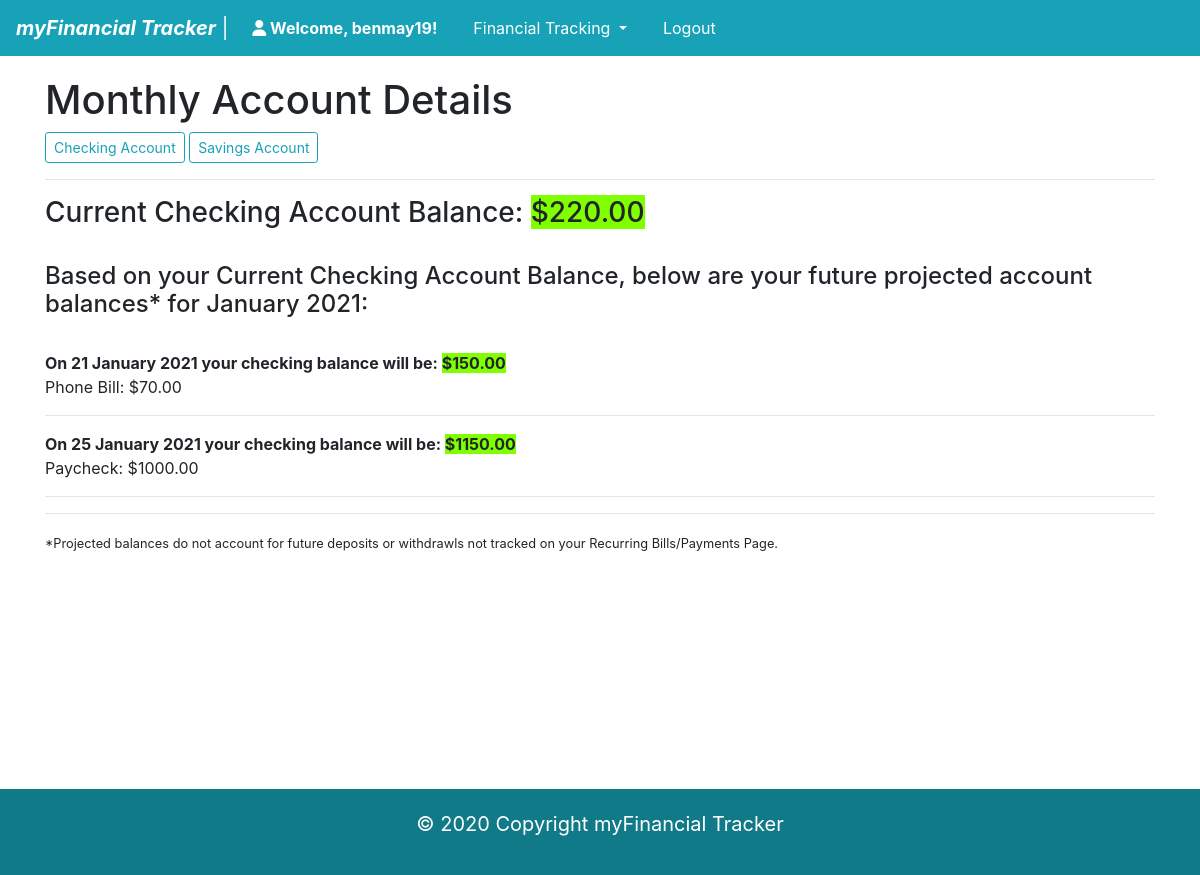
/details (signed in), run on the app's committed database.
### banking/models.py (models this page shows, shortened)
class User(AbstractUser):
    pass

class Financial(models.Model):
    user = models.ForeignKey("User", on_delete=models.CASCADE)
    checking = models.DecimalField(max_digits=10, decimal_places=2, default=0.00)
    savings = models.DecimalField(max_digits=10, decimal_places=2, default=0.00)

class Recurring(models.Model):
    user = models.ForeignKey("User", on_delete=models.CASCADE)
    account = models.CharField(max_length=8, default="checking")
    bill = models.BooleanField()
    name = models.CharField(max_length=64)
    amount = models.DecimalField(max_digits=6, decimal_places=2)
    day = models.IntegerField()

### banking/views.py (the view)
# urls.py: path("details", views.details, name="details"),
def details(request):
    balances = Financial.objects.get(user=request.user)
    recurring = Recurring.objects.filter(user=request.user).all().order_by("day")
    date = datetime.date.today()
    month_year = date.strftime("%B %Y")
    day = date.strftime("%d")
    new_checking = balances.checking
    new_savings = balances.savings
    updated_checking = []
    updated_savings = []
    crange = []
    srange = []
    cday = []
    sday = []
    cname = []
    sname = []
    camount = []
    samount = []
    for item in recurring:
        if item.account == "checking" and item.day > int(day):
            if item.bill:
                new_checking -= item.amount
                updated_checking.append(new_checking)
                cday.append(item.day)
                cname.append(item.name)
                camount.append(item.amount)
            else:
                new_checking += item.amount
                updated_checking.append(new_checking)
                cday.append(item.day)
                cname.append(item.name)
                camount.append(item.amount)
        else:
            if item.bill:
                new_savings -= item.amount
                updated_savings.append(new_savings)
                sday.append(item.day)
                sname.append(item.name)
                samount.append(item.amount)
            else:
                new_savings += item.amount
                updated_savings.append(new_savings)
                sday.append(item.day)
                sname.append(item.name)
                samount.append(item.amount)
    for i in range(len(cname)):
        crange.append(i)
    for i in range(len(sname)):
        srange.append(i)
    return render(request, "banking/details.html", {
        "balances": balances,
        "month_year": month_year,
        "updated_checking": updated_checking,
        "updated_savings": updated_savings,
        "crange": crange,
        "srange": srange,
        "cday": cday,
        "cname": cname,
        "camount": camount,
        "sday": sday,
        "sname": sname,
        "samount": samount
    })

### banking/templatetags/filters.py (called while the page is built)
@register.filter
def index(l, i):
    return l[i]

### banking/templates/banking/details.html (shortened to what this page needs)
{% extends "banking/layout.html" %}
{% load static %}
{% load filters %}
{% block body %}
<h1>Monthly Account Details</h1>
<div class="account-type">
    <button class="btn btn-sm btn-outline-info" id="ch-acc">Checking Account</button>
    <button class="btn btn-sm btn-outline-info" id="sav-acc">Savings Account</button>
</div>
<hr>
<div id="checking-view">
    <h3>Current Checking Account Balance: <span class="hl">${{ balances.checking }}</span></h3>
    <br>
    <h4>Based on your Current Checking Account Balance, below are your future projected account balances* for {{ month_year }}:</h4>
    <br>
    {% for i in crange %}
        <div><strong>On {{ cday|index:i }} {{ month_year }} your checking balance will be: <span class="hl">${{ updated_checking|index:i }}</span></strong></div>
        <div>{{ cname|index:i }}: ${{ camount|index:i }}</div>
        <hr>
    {% endfor %}
</div>
<hr>
<small>*Projected balances do not account for future deposits or withdrawls not tracked on your Recurring Bills/Payments Page.</small>
{% endblock %}

### banking/templates/banking/layout.html (shortened to what this page needs)
{% load static %}
<!DOCTYPE html>
<html lang="en">
    <head>
        <link rel="stylesheet" href="https://stackpath.bootstrapcdn.com/bootstrap/4.4.1/css/bootstrap.min.css">
        <link rel="stylesheet" href="{% static 'banking/styles.css' %}">
    </head>
    <body>
        <nav class="navbar navbar-expand-lg navbar-dark bg-info">
            <a class="navbar-brand" href="{% url 'index' %}"><strong><em>myFinancial Tracker</em></strong> |</a>
            {% if user.is_authenticated %}
            <div class="collapse navbar-collapse" id="navbarSupportedContent">
              <ul class="navbar-nav mr-auto">
                <li class="nav-item active">
                  <a class="nav-link" href="{% url 'index' %}"><i class="fa fa-user"></i><strong> Welcome, {{user.username}}!</strong><span class="sr-only">(current)</span></a>
                </li>
                <li class="nav-item active dropdown">
                  <a class="nav-link dropdown-toggle" href="#" id="navbarDropdown" role="button" data-toggle="dropdown" aria-haspopup="true" aria-expanded="false">
                    Financial Tracking
                  </a>
                </li>
                <li class="nav-item active">
                    <a class="nav-link" href="{% url 'logout' %}">Logout</a>
                </li>
              </ul>
            </div>
            {% endif %}
          </nav>
        <div class="container">
            {% block body %}
            {% endblock %}
        </div>
        <footer id="footer">
          <p>&copy; 2020 Copyright myFinancial Tracker</p>
        </footer>
    </body>
</html>

### banking/static/banking/styles.css (style rules this page uses)
nav { margin-bottom: 20px; }
.hl { background-color: chartreuse; }
#footer { background-color: #117a88; padding: 20px 10px; color: white; text-align: center; font-size: 20px; width: 100%; bottom: 0; position: relative; margin-top: 30px; }
.nav-item { padding-right: 20px; }

### data on the page
User: username "benmay19"
Financial: checking "220.00"
Recurring: day "21", updated_checking "150.00", name "Phone Bill", amount "70.00"
Recurring: day "25", updated_checking "1150.00", name "Paycheck", amount "1000.00"
